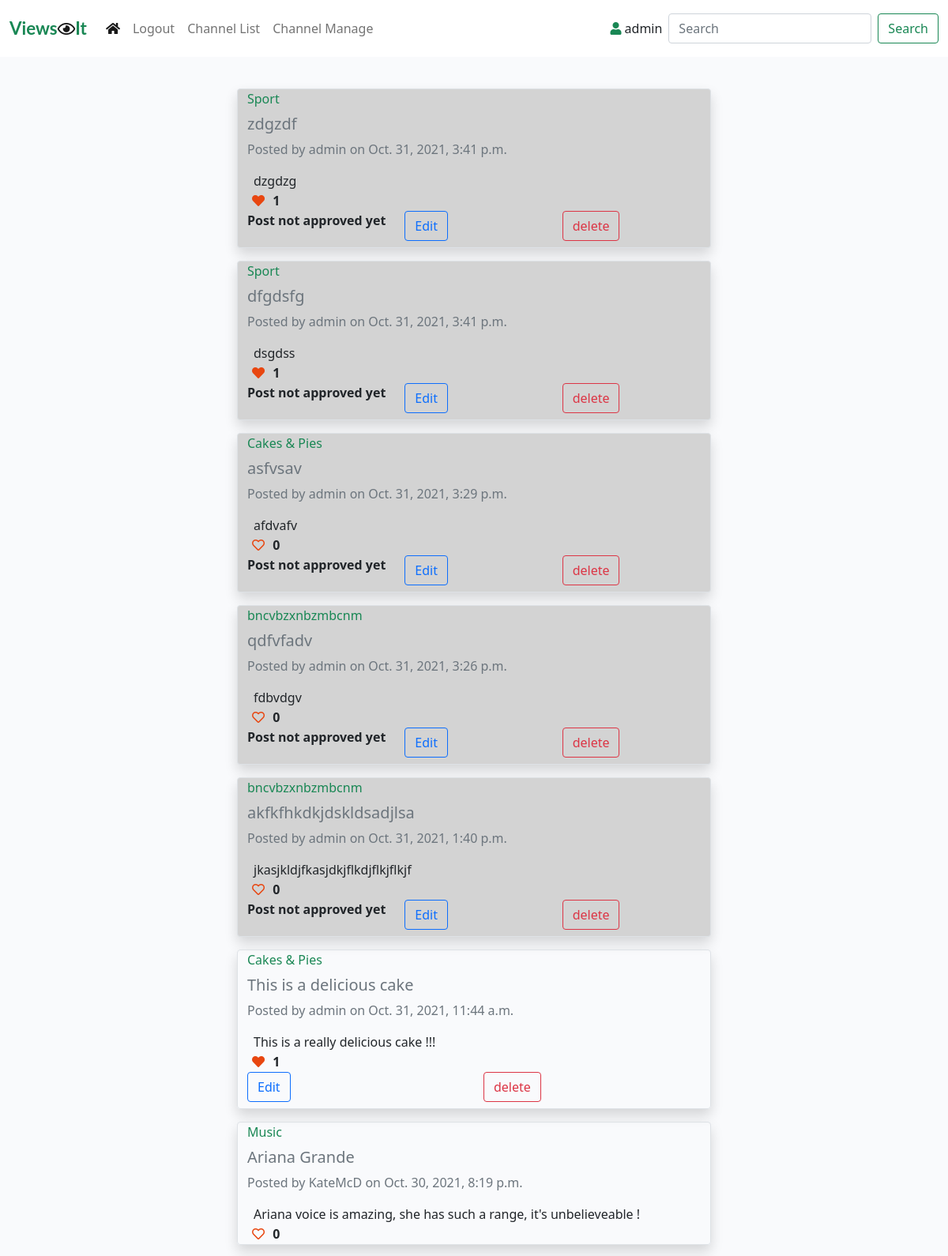
The app's page / (signed in, upper part), older data.
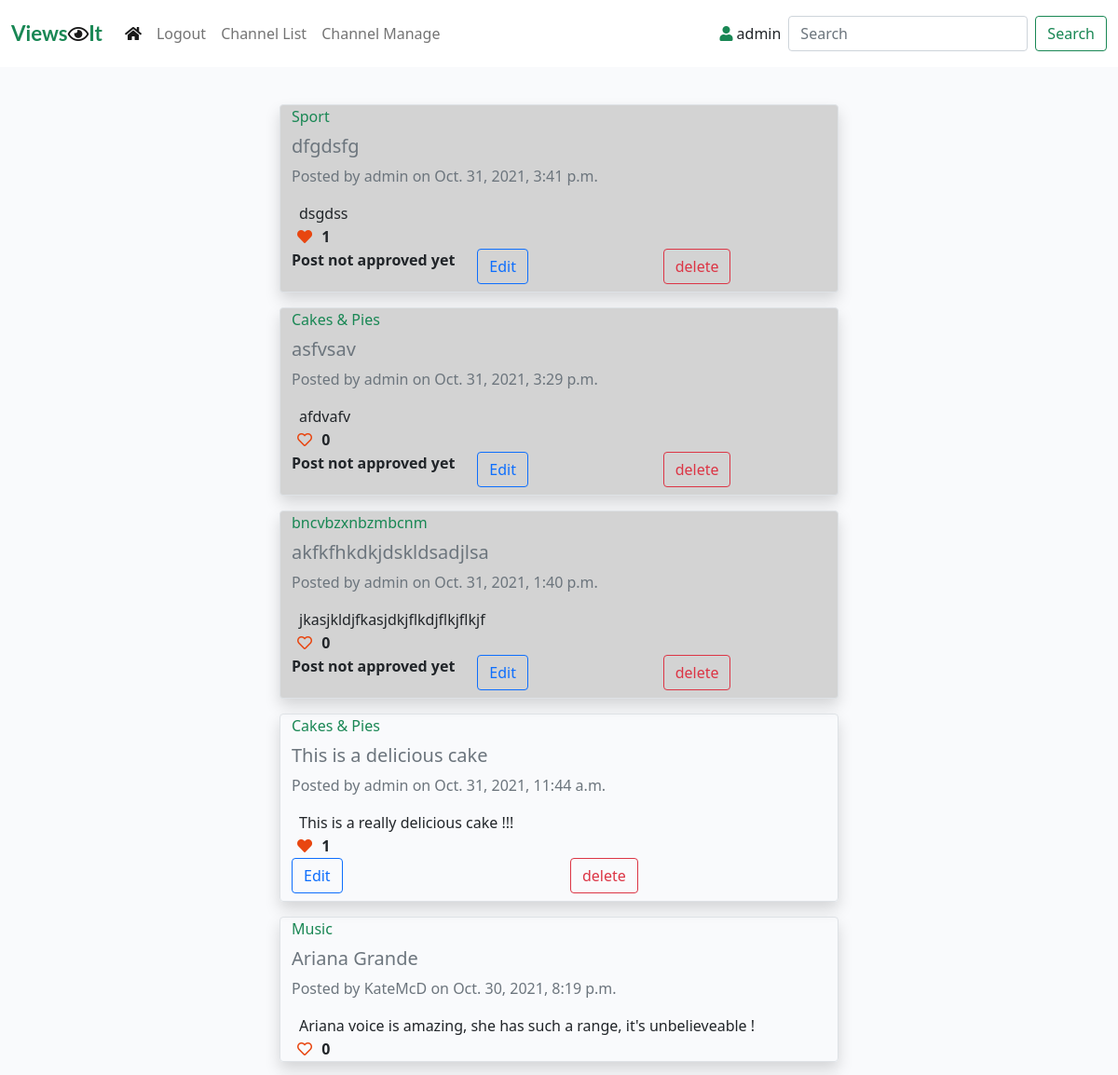
The same page, newer data.
### viewsit_app/models.py (models this page shows, shortened)
class ChannelPosts(models.Model):
    title = models.CharField(max_length=200)
    slug_url = models.SlugField(max_length=250, unique=True)
    channel = models.ForeignKey(Channel, on_delete=models.CASCADE,
                                related_name='channelposts')
    channel_post = models.CharField(max_length=200, blank=True)
    post_image = CloudinaryField('image', blank=True)
    post_url = models.URLField(max_length=250, blank=True)
    author = models.ForeignKey(User, on_delete=models.CASCADE,
                               related_name="authorposts")
    created_on = models.DateTimeField(auto_now_add=True)
    updated_on = models.DateTimeField(auto_now=True)
    status = models.IntegerField(choices=STATUS, default=0)
    likes = models.ManyToManyField(User, related_name='post_likes', blank=True)
    class Meta:
        ordering = ['-updated_on']
    def number_of_likes(self):
        return self.likes.count()

class Channel(models.Model):
    topic = models.CharField(max_length=50)
    topic_url = models.SlugField(max_length=50, unique=True)
    description = models.CharField(max_length=200)
    author = models.ForeignKey(User, on_delete=models.CASCADE,
                               related_name="channels")
    created_on = models.DateTimeField(auto_now_add=True)
    updated_on = models.DateTimeField(auto_now=True)
    status = models.IntegerField(choices=STATUS, default=0)
    class Meta:
        ordering = ['-created_on']
    def __str__(self):
        return self.topic

### viewsit_app/views.py (the view)
# urls.py: path('', views.ChannelViewAll.as_view(), name=''),
class ChannelViewAll(View):
    def get(self, request, *args, **kwargs):
        messages = ()
        message_string = request.GET.get('messages', '')
        if message_string:
            messages = messages + (message_string, )
        if request.user.is_authenticated:
            queryset = ChannelPosts.objects.filter(
                Q(status__exact=1) | Q(author__exact=request.user),
                Q(channel__status__exact=1),
                ).order_by("-updated_on")
        else:
            queryset = ChannelPosts.objects.filter(
                Q(status__exact=1),
                Q(channel__status__exact=1),
                ).order_by("-updated_on")
        return render(
            request,
            "channel_view.html",
            {
                "post_list": queryset,
                "messages": messages,
                "current_user": request.user
            },
        )

### templates/channel_view.html (shortened to what this page needs)
{% extends "base.html" %}
{% block content %}
<div class="container-fluid">
    <div class="row">
        <div class="col-sm-6 mt-3 offset-md-3">
            {% for post in post_list %}
            {% if post.status == 0 %}
                <div class="row border rounded shadow mt-3 unapproved-bg">
            {% else %}
                <div class="row border rounded shadow mt-3">
            {% endif %}
                    {% if not channel_topic_url %}
                        <div class="col"><p class="card-text text-success">{{ post.channel }}</p></div>
                    {% endif %}
                    <div class="row mt-2"><h5 class="card-title text-muted">{{ post.title }}</h5></div>
                    <div class="col card-text text-secondary">Posted by {{ post.author }} on {{ post.updated_on }}</div>
                    {% if post.channel_post %}
                        <div class="row card-text mt-3 ms-2">{{ post.channel_post }}</div>
                    {% endif %}
                    <strong>
                        {% if user.is_authenticated %}
                            {% if channel_topic_url %}
                            <form class="d-inline" action="{% url 'channel_post_like' channel_slug=channel_topic_url post_slug=post.slug_url %}" method="POST">
                            {% else %}
                            <form class="d-inline" action="{% url 'channel_post_like' post_slug=post.slug_url %}" method="POST">
                            {% endif %}
                            {% if not post.number_of_likes == 0 %}
                                <button type="submit" name="blog_post_id" value="{{post.slug_url}}" class="btn-like">
                                    <i class="fas fa-heart"></i>
                                </button>
                            {% else %}
                                <button type="submit" name="blog_post_id" value="{{post.slug_url}}" class="btn-like">
                                    <i class="far fa-heart"></i>
                                </button>
                            {% endif %}
                            </form>
                        {% else %}
                            <span class="text_secondary"><i class="far fa-heart"></i></span>
                        {% endif %}
                        <span class="text_secondary">{{ post.number_of_likes }}</span>
                    </strong>
                    {% if post.status == 0 %}
                        <div class="col"><p class="card-text"><b>Post not approved yet</b></p></div>
                    {% endif %}
                    {% if user.is_authenticated and current_user == post.author %}
                        <div class="col" >
                        {% if channel_topic_url %}
                            <form action="{% url 'channel_post_edit' channel_slug=channel_topic_url post_slug=post.slug_url %}" method="get">
                        {% else %}
                            <form action="{% url 'channel_post_edit' post_slug=post.slug_url %}" method="get">
                        {% endif %}
                            <button type="submit" class="btn btn-outline-primary" name="edit_post" value="edit_post" >Edit</button>
                            </form>
                        </div>
                        <div class="col mb-2">
                            <button type="button" class="btn btn-outline-danger" data-bs-toggle="modal" data-bs-target="#confirmPostDelete">delete</button>
                        </div>
                    {% endif %}
                </div>
            {% empty %}
                <div><h4>There are no posts to view.</h4></div>
            {% endfor %}
        </div>
    </div>
</div>
{%endblock%}

Row changes from the older to the newer data that the page shows:
removed ChannelPosts: channel "Sport", title "zdgzdf", author "admin", updated_on "Oct. 31, 2021, 3:41 p.m.", channel_post "dzgdzg", number_of_likes "1", status "Post not approved yet", shows "Edit"
removed ChannelPosts: channel "bncvbzxnbzmbcnm", title "qdfvfadv", author "admin", updated_on "Oct. 31, 2021, 3:26 p.m.", channel_post "fdbvdgv", number_of_likes "0", status "Post not approved yet", shows "Edit"
